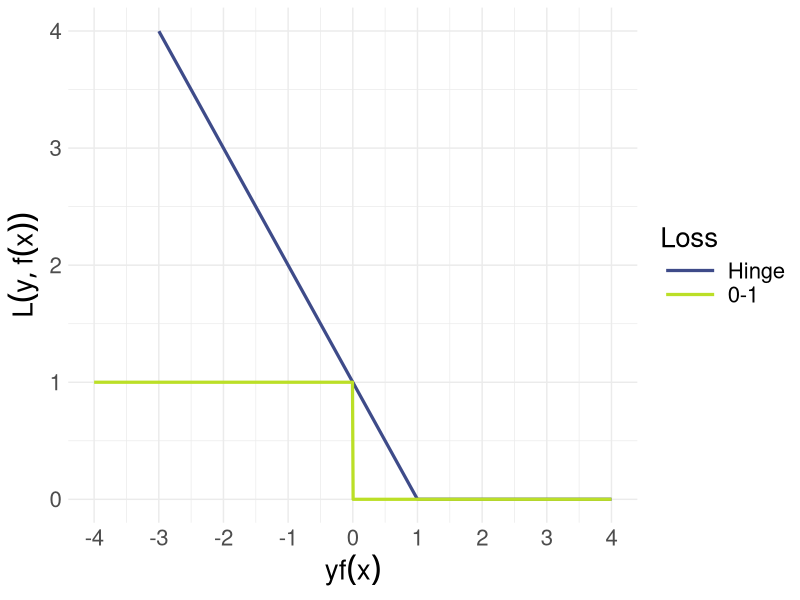
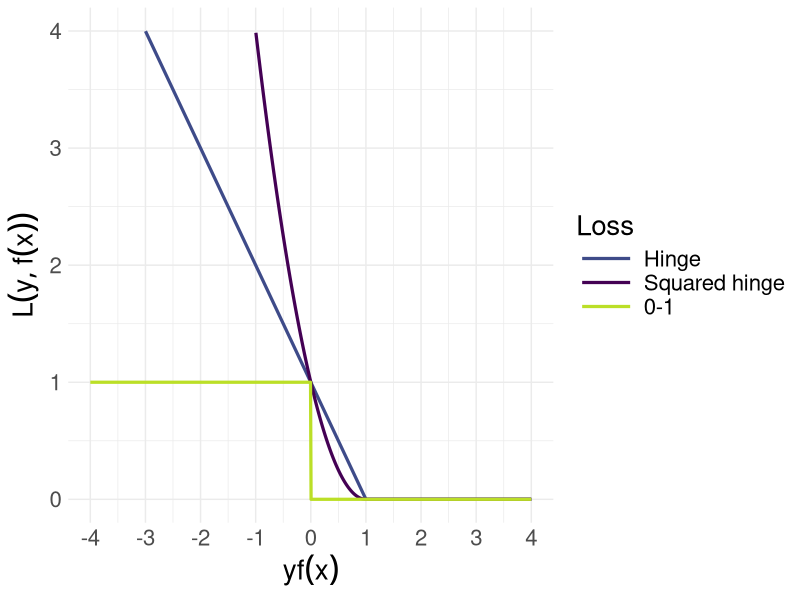
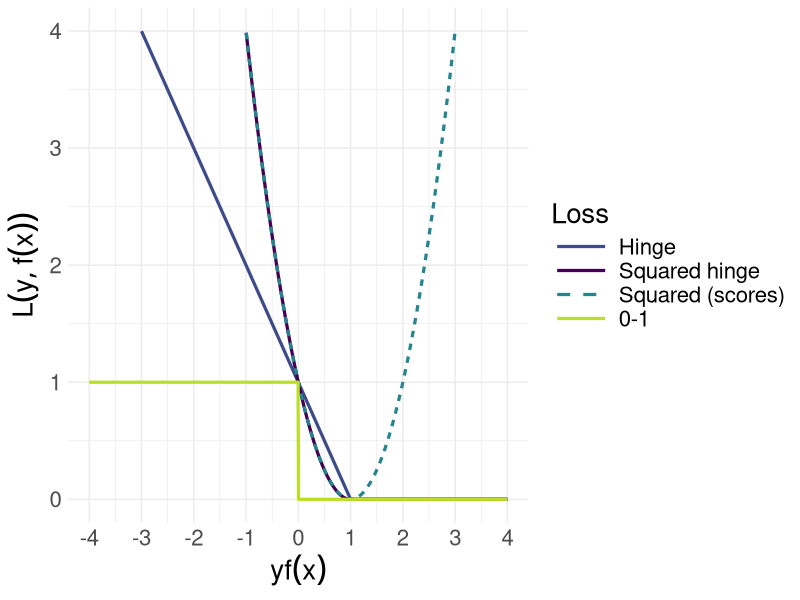
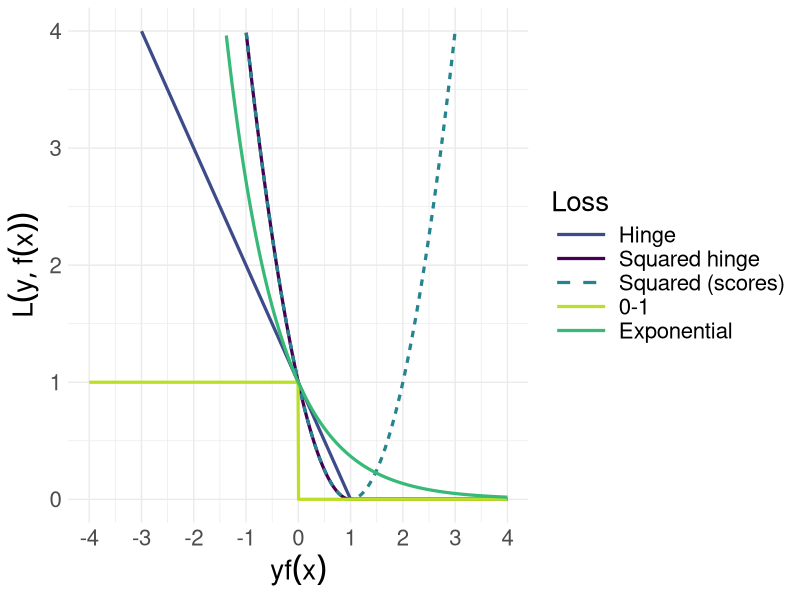

R code for these plots, in order:
# ------------------------------------------------------------------------------
# classification further losses

# FIG: overview losses (hinge, squared scores, 0-1, squared hinge, exponential)
# ------------------------------------------------------------------------------

library(tidyr)
library(ggplot2)
library(viridis)
library(grid)

# DATA -------------------------------------------------------------------------

x <- seq(-4, 4, length.out = 800)

hinge <- ifelse(x < 1, 1 - x, 0)
hinge_sq <- ifelse(x < 1, (1 - x)^2, 0)
sq_scores <- (1 - x)^2
exp <- exp(-x)
zero_one <- as.numeric(x < 0)

# Define original colors (extracted from viridis::viridis(5, end = 0.9))
base_colors <- viridis::viridis(5, end = 0.9)
color_map <- c(
  "hinge"     = base_colors[2],
  "hinge_sq"  = base_colors[1],
  "sq_scores" = base_colors[3],
  "zero_one"  = base_colors[5],
  "exp"       = base_colors[4]  # new color for exponential loss
)

# Create long-form data frame including exponential loss
df_exp <- gather(
  data.frame(x, hinge, hinge_sq, sq_scores, zero_one, exp),
  key = "loss",
  value = "value",
  -x)

# Set factor levels to guarantee consistent legend order
df_exp$loss <- factor(df_exp$loss, levels = c("hinge", "hinge_sq", "sq_scores", "zero_one", "exp"))

# Assign dashed linetype only to 'sq_scores'
df_exp$aux <- as.factor(ifelse(df_exp$loss == "sq_scores", 1, 0))

# Define linetype mapping as a named vector (keys are loss names)
linetype_map <- c(
  "hinge"     = "solid",
  "hinge_sq"  = "solid",
  "sq_scores" = "dashed",
  "zero_one"  = "solid",
  "exp"       = "solid"
)

# Define label mapping for the legend
label_map <- c(
  "hinge"     = "Hinge",
  "hinge_sq"  = "Squared hinge",
  "sq_scores" = "Squared (scores)",
  "zero_one"  = "0-1",
  "exp"       = "Exponential"
)

# Helper function to create and save a plot from a given data subset
create_plot <- function(data, file_name) {
  p <- ggplot(data, aes(x = x, y = value, color = loss, linetype = aux)) +
    geom_line(size = 1.1) +
    scale_color_manual(
      name = "Loss",
      values = color_map,
      labels = label_map
    ) +
    guides(
      color = guide_legend(
        ncol = 1,
        override.aes = list(
          linetype = unname(linetype_map[levels(data$loss)]),
          size = 1.1
        )
      ),
      linetype = "none"
    ) +
    ylim(c(0, 4)) +
    scale_x_continuous(breaks = seq(-4, 4)) +
    xlab(expression(yf(x))) +
    ylab(expression(L(y, f(x)))) +
    theme_minimal() +
    theme(
      text = element_text(size = 20),
      legend.position = "right",
      legend.key.width = unit(3, "lines")
    )
  ggsave(file_name, p, width = 10, height = 4)
  return(p)
}

# Plot 1: Only 0-1 loss and hinge loss
df_subset1 <- droplevels(subset(df_exp, loss %in% c("zero_one", "hinge")))
df_subset1$loss <- factor(df_subset1$loss, levels = c("hinge", "zero_one"))
p_subset1 <- create_plot(df_subset1, "../figure/overview_classif_subset1.png")

# Plot 2: Only 0-1 loss, hinge, and squared hinge
df_subset2 <- droplevels(subset(df_exp, loss %in% c("zero_one", "hinge", "hinge_sq")))
df_subset2$loss <- factor(df_subset2$loss, levels = c("hinge", "hinge_sq", "zero_one"))
p_subset2 <- create_plot(df_subset2, "../figure/overview_classif_subset2.png")

# Plot 3: 0-1 loss, hinge, squared hinge, and squared (scores)
df_subset3 <- droplevels(subset(df_exp, loss %in% c("zero_one", "hinge", "hinge_sq", "sq_scores")))
df_subset3$loss <- factor(df_subset3$loss, levels = c("hinge", "hinge_sq", "sq_scores", "zero_one"))
p_subset3 <- create_plot(df_subset3, "../figure/overview_classif_subset3.png")

# Plot 4: All losses (hinge, squared hinge, squared (scores), 0-1, and exponential)
p_all <- create_plot(df_exp, "../figure/overview_classif_all.png")

